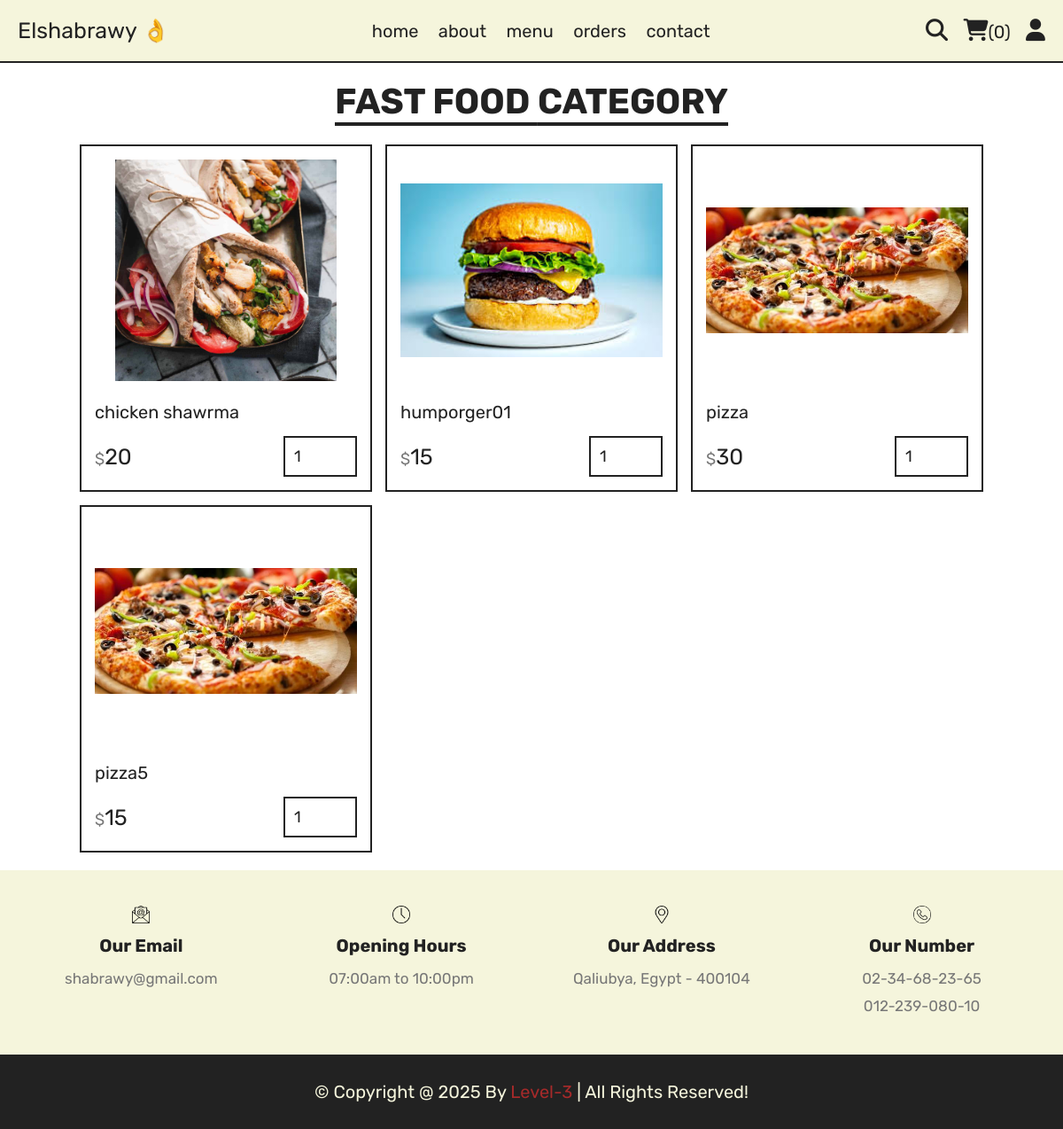
/category.php?category=fast food, run on the app's committed database.
### tables this page shows
CREATE TABLE `products` (
  `id` int(11) NOT NULL,
  `name` varchar(100) NOT NULL,
  `category` varchar(100) NOT NULL,
  `price` int(11) NOT NULL,
  `image` varchar(100) NOT NULL
);

### Category.php (the view, shortened to what this page needs)
<?php
include 'components/connect.php';
?>
<!DOCTYPE html>
<html lang="en">
<head>
    <link rel="stylesheet" href="https://cdnjs.cloudflare.com/ajax/libs/font-awesome/6.1.1/css/all.min.css">
    <link rel="stylesheet" href="css/style.css">
</head>
<body>
    <?php include 'components/user_header.php'; ?>
    <section class="products">
    <h1 class="title"><?=$_GET['category']?> Category</h1>
        <div class="box-container">
            <?php
            if (isset($_GET['category']) && !empty($_GET['category'])) {
                $category = mysqli_real_escape_string($conn, $_GET['category']);
                $query = "SELECT * FROM `products` WHERE `category` = '$category'";
                $result = mysqli_query($conn, $query);
                if (mysqli_num_rows($result) > 0) {
                    while ($fetch_products = mysqli_fetch_assoc($result)) {
            ?>
                        <form action="" method="post" class="box">
                            <img src="admin/uploded_imge/<?= $fetch_products['image']; ?>" alt="">
                            <div class="name"><?= $fetch_products['name']; ?></div>
                            <div class="flex">
                                <div class="price"><span>$</span><?= $fetch_products['price']; ?></div>
                                <input type="number" name="qty" class="qty" min="1" max="99" value="1" maxlength="2">
                            </div>
                        </form>
            <?php
                    }
                } else {
                    echo '<p class="empty">No products added yet!</p>';
                }
            } else {
                echo '<p class="empty">No category selected!</p>';
            }
            ?>
        </div>
    </section>
    <?php include 'components/footer.php'; ?>
</body>
</html>

### css/style.css (style rules this page uses)
:root { --brown: brown; --red: #e74c3c; --beige: beige; --black: #222; --light-color: #777; --border: 0.2rem solid var(--black); }
* { font-family: "Rubik", sans-serif; margin: 0; padding: 0; box-sizing: border-box; text-decoration: none; border: none; outline: none; }
html { font-size: 62.5%; overflow-x: hidden; scroll-behavior: smooth; stop-opacity: 7rem; }
section { margin: 0 auto; max-width: 1200px; padding: 2rem; }
.title { text-align: center; margin-bottom: 2.5rem; font-size: 4rem; color: var(--black); text-transform: uppercase; text-decoration: underline; text-underline-offset: 1rem; }
.products .box-container { display: grid; grid-template-columns: repeat(auto-fit, 33rem); justify-content: center; align-items: flex-start; gap: 1.5rem; }
.products .box-container .box { border: var(--border); padding: 1.5rem; position: relative; overflow: hidden; }
.products .box-container .box img { height: 25rem; width: 100%; object-fit: contain; margin-bottom: 1rem; }
.products .box-container .box .name { font-size: 2rem; color: var(--black); margin: 1rem 0; }
.products .box-container .box .flex { display: flex; align-items: center; gap: 1rem; margin-top: 1.5rem; }
.products .box-container .box .flex .price { margin-right: auto; font-size: 2.5rem; color: var(--black); }
.products .box-container .box .flex .price span { color: var(--light-color); font-size: 1.8rem; }
.products .box-container .box .flex .qty { padding: 1rem; border: var(--border); font-size: 1.8rem; color: var(--black); }

### data on the page
products: image (picture), name "chicken shawrma", price "20"
products: image (picture), name "humporger01", price "15"
products: image (picture), name "pizza", price "30"
products: image (picture), name "pizza5", price "15"

### other printed values
$total_cart_items "0"
$_GET['category'] "FAST FOOD"
